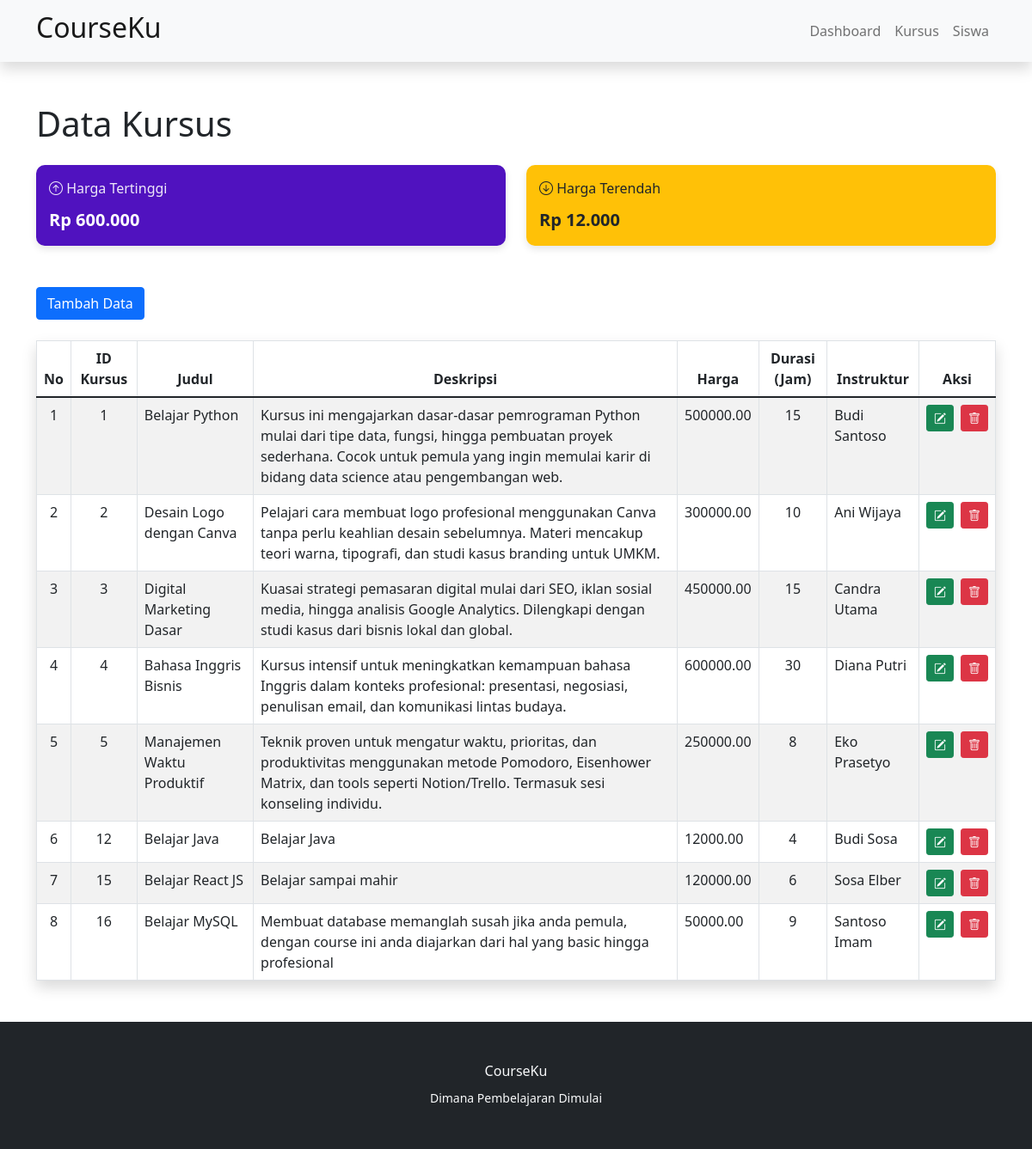
The page /kursus/tampil.php on the database its author committed.
### tables this page shows
CREATE TABLE `kursus` (
  `id_kursus` int(11) NOT NULL,
  `judul` varchar(100) NOT NULL,
  `deskripsi` text DEFAULT NULL,
  `harga` decimal(10,2) NOT NULL,
  `durasi_jam` int(11) DEFAULT NULL,
  `instruktur` varchar(100) DEFAULT NULL
);

### kursus/tampil.php (the view, shortened to what this page needs)
<?php
include '../inc/config.php';
$query_price = mysqli_query($conn, 'SELECT MAX(harga) as max_price, MIN(harga) as min_price FROM kursus');
$price_data = mysqli_fetch_assoc($query_price);
$max_price = $price_data['max_price'];
$min_price = $price_data['min_price'];
$formatted_max = 'Rp ' . number_format($max_price, 0, ',', '.');
$formatted_min = 'Rp ' . number_format($min_price, 0, ',', '.');
?>
<!DOCTYPE html>
<html lang="en">
<head>
    <link href="../css/bootstrap.min.css" rel="stylesheet">
    <link rel="stylesheet" href="https://cdn.jsdelivr.net/npm/bootstrap-icons@1.8.0/font/bootstrap-icons.css">
</head>
<body>
    <nav class="navbar navbar-expand-lg navbar-light bg-light shadow">
        <div class="container">
            <a class="navbar-brand" href="#">
                <h2>CourseKu</h2>
            </a>
            <div class="collapse navbar-collapse justify-content-end" id="navbarNavDropdown">
                <ul class="navbar-nav">
                    <li class="nav-item">
                        <a class="nav-link" href="../index.php">Dashboard</a>
                    </li>
                    <li class="nav-item">
                        <a class="nav-link" href="tampil.php">Kursus</a>
                    </li>
                    <li class="nav-item">
                        <a class="nav-link" href="../siswa/tampilsis.php">Siswa</a>
                    </li>
                </ul>
            </div>
        </div>
    </nav>
    <div class="container">
        <h1 class="mb-4 mt-5">Data Kursus</h1>
        <div class="row mb-4">
            <div class="col-md-6 text-white">
                <div class="summary-card text-white" style="background-color: #5012BF;">
                    <div class="summary-title "><i class="bi bi-arrow-up-circle"></i> Harga Tertinggi</div>
                    <div class="summary-value"><?php echo $formatted_max; ?></div>
                </div>
            </div>
            <div class="col-md-6 text-dark">
                <div class="summary-card bg-warning text-dark">
                    <div class="summary-title text-dark"><i class="bi bi-arrow-down-circle"></i> Harga Terendah</div>
                    <div class="summary-value"><?php echo $formatted_min; ?></div>
                </div>
            </div>
        </div>
        <a href="tambah.php"><button type="button" class="btn btn-primary mb-4 mt-1">Tambah Data</button></a>
        <table class="table table-bordered table-hover table-striped shadow">
            <thead>
                <th>
                    <center>No</center>
                </th>
                <th>
                    <center>ID Kursus</center>
                </th>
                <th>
                    <center>Judul</center>
                </th>
                <th>
                    <center>Deskripsi</center>
                </th>
                <th>
                    <center>Harga</center>
                </th>
                <th>
                    <center>Durasi (Jam)</center>
                </th>
                <th>
                    <center>Instruktur</center>
                </th>
                <th>
                    <center>Aksi</center>
                </th>
            </thead>
            <?php
            $no = 1;
            $data = mysqli_query($conn, 'SELECT * FROM kursus');
            while ($row = mysqli_fetch_array($data)) {
                ?>
                <tr>
                    <td>
                        <center><?php echo $no++; ?></center>
                    </td>
                    <td>
                        <center><?php echo $row['id_kursus']; ?></center>
                    </td>
                    <td><?php echo $row['judul']; ?></td>
                    <td><?php echo $row['deskripsi']; ?></td>
                    <td><?php echo $row['harga']; ?></td>
                    <td>
                        <center><?php echo $row['durasi_jam']; ?></center>
                    </td>
                    <td><?php echo $row['instruktur']; ?></td>
                    <td>
                        <div class="d-flex justify-content-center gap-2">
                            <a href="edit.php?kode=<?php echo $row['id_kursus'] ?>" class="btn btn-sm btn-success">
                                <i class="bi bi-pencil-square"></i>
                            </a>
                            <a href="hapus.php?kode=<?php echo $row['id_kursus'] ?>" class="btn btn-sm btn-danger"
                                onclick="return confirm('Apakah anda yakin ingin menghapus data ini?')">
                                <i class="bi bi-trash"></i>
                            </a>
                        </div>
                    </td>
                </tr>
                <?php
            }
            ?>
        </table>
    </div>
    <footer class="bg-dark py-5 mt-5">
        <div class="container text-light text-center">
            <h6>CourseKu</h6>
            <small>Dimana Pembelajaran Dimulai</small>
        </div>
    </footer>
</body>
</html>

### kursus/tampil.php (style rules this page uses)
.summary-card { border-radius: 10px; padding: 15px; margin-bottom: 20px; box-shadow: 0 4px 8px rgba(0, 0, 0, 0.1); }
.summary-title { font-size: 16px; color: rgba(255, 255, 255, 0.9); margin-bottom: 10px; }
.summary-value { font-size: 20px; font-weight: bold; }

### rows shown on the page
kursus: id_kursus "1", judul "Belajar Python", deskripsi "Kursus ini mengajarkan dasar-dasar pemrograman Python mulai dari tipe data, fungsi, hingga pembuatan proyek sederhana. Cocok untuk pemula yang ingin memulai karir di bidang data science atau pengembangan web.", harga "500000.00", durasi_jam "15", instruktur "Budi Santoso"
kursus: id_kursus "2", judul "Desain Logo dengan Canva", deskripsi "Pelajari cara membuat logo profesional menggunakan Canva tanpa perlu keahlian desain sebelumnya. Materi mencakup teori warna, tipografi, dan studi kasus branding untuk UMKM.", harga "300000.00", durasi_jam "10", instruktur "Ani Wijaya"
kursus: id_kursus "3", judul "Digital Marketing Dasar", deskripsi "Kuasai strategi pemasaran digital mulai dari SEO, iklan sosial media, hingga analisis Google Analytics. Dilengkapi dengan studi kasus dari bisnis lokal dan global.", harga "450000.00", durasi_jam "15", instruktur "Candra Utama"
kursus: id_kursus "4", judul "Bahasa Inggris Bisnis", deskripsi "Kursus intensif untuk meningkatkan kemampuan bahasa Inggris dalam konteks profesional: presentasi, negosiasi, penulisan email, dan komunikasi lintas budaya.", harga "600000.00", durasi_jam "30", instruktur "Diana Putri"
kursus: id_kursus "5", judul "Manajemen Waktu Produktif", deskripsi "Teknik proven untuk mengatur waktu, prioritas, dan produktivitas menggunakan metode Pomodoro, Eisenhower Matrix, dan tools seperti Notion/Trello. Termasuk sesi konseling individu.", harga "250000.00", durasi_jam "8", instruktur "Eko Prasetyo"
kursus: id_kursus "12", judul "Belajar Java", deskripsi "Belajar Java", harga "12000.00", durasi_jam "4", instruktur "Budi Sosa"
kursus: id_kursus "15", judul "Belajar React JS", deskripsi "Belajar sampai mahir", harga "120000.00", durasi_jam "6", instruktur "Sosa Elber"
kursus: id_kursus "16", judul "Belajar MySQL", deskripsi "Membuat database memanglah susah jika anda pemula, dengan course ini anda diajarkan dari hal yang basic hingga profesional", harga "50000.00", durasi_jam "9", instruktur "Santoso Imam"

### other values the page prints
$formatted_max "Rp 600.000"
$formatted_min "Rp 12.000"
